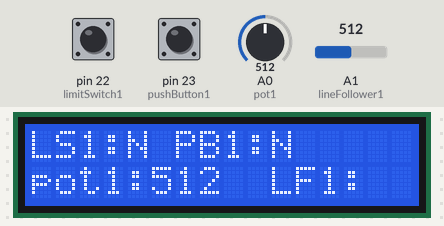
This sketch was run on a simulated Arduino Mega 2560, built with avr-gcc and run on an emulated ATmega2560. On the bench: 16×2 character LCD. The test bench sets the inputs (shaded band); at power-on: A1 (lineFollower1) = 512, pin 22 (limitSwitch1) HIGH, pin 23 (pushButton1) HIGH, A0 (pot1) = 512. What the sketch prints to the serial monitor is not drawn.

Above: at 1.2 s.
1.3 s: A1 (lineFollower1) set to 684
2.8 s: A1 (lineFollower1) set to 713
At 4.0 s:
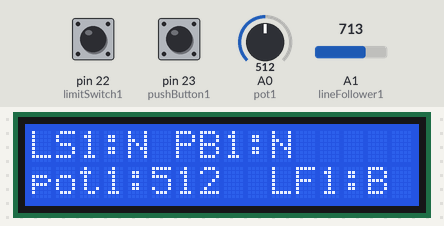
4.3 s: pin 22 (limitSwitch1) pulled LOW for 0.15 s
At 4.37 s:
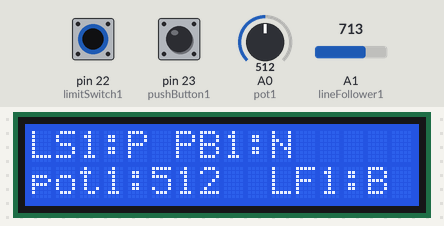
5.9 s: pin 23 (pushButton1) pulled LOW for 0.15 s
At 5.97 s:
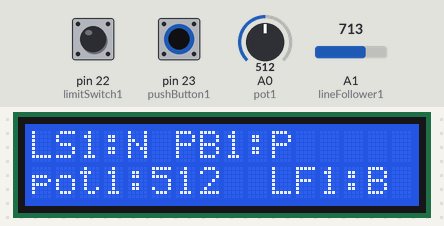
7.5 s: A1 (lineFollower1) set to 206
9.0 s: A1 (lineFollower1) set to 190
At 9.9 s:
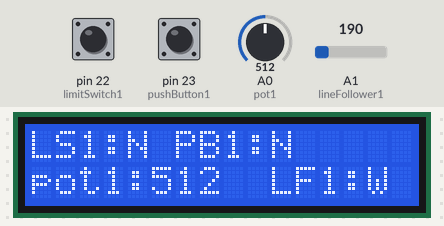
Timing chart, 0 to 11.5 s (numbered marks = the images above; inputs shaded):
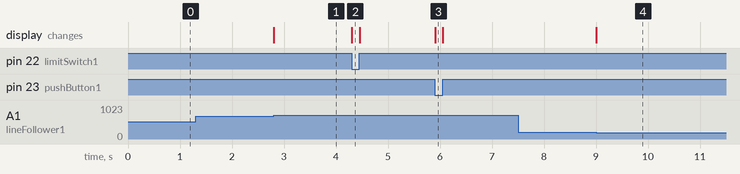

Measured:
- the behaviour switches between 700 and 701 on A1 (lineFollower1) (found by bisection; images 0 and 1)
- the behaviour switches between 200 and 199 on A1 (lineFollower1) (found by bisection; images 3 and 4)
- after the input at 1.3 s, every drawn part: stays the same
- after the input at 2.8 s, the display: changes at once (image 1)
- after the input at 4.3 s, the display: changes at once (image 2)
- after the input at 5.9 s, the display: changes at once (image 3)
- after the input at 7.5 s, every drawn part: stays the same
- after the input at 9.0 s, the display: changes at once (image 4)

The sketch:

LCDSwitchTest.ino
```cpp
#include <LiquidCrystal.h>

LiquidCrystal lcd(40,41,42,43,44,45);
const int limitSwitch1 = 22;
const int pushButton1 = 23;
const int pot1 = A0;
const int lineFollower1 = A1;

void setup(){
  lcd.begin(16, 2); //Define dimensions of LCD
  lcd.clear();  //Start with clear screen
  pinMode(limitSwitch1, INPUT_PULLUP);
  pinMode(pushButton1, INPUT_PULLUP);
  lcd.print("LS1:");
  lcd.setCursor(6,0);
  lcd.print("PB1:");
  lcd.setCursor(0,1);
  lcd.print("pot1:");
  lcd.setCursor(10,1);
  lcd.print("LF1:");
  Serial.begin(9600);
}

void potPrint(){
  if (analogRead(pot1)>1000){
    lcd.setCursor(5,1);
    lcd.print(analogRead(pot1));
  }
  else if((analogRead(pot1)<1000) and (analogRead(pot1)>=100)){
    lcd.setCursor(5,1);
    lcd.print(analogRead(pot1));
    lcd.setCursor(8,1);
    lcd.print(" ");
  }
  else if((analogRead(pot1)<100) and (analogRead(pot1)>=10)){
    lcd.setCursor(5,1);
    lcd.print(analogRead(pot1));
    lcd.setCursor(7,1);
    lcd.print("   ");
  }
  else if (analogRead(pot1)<10){
    lcd.setCursor(5,1);
    lcd.print(analogRead(pot1));
    lcd.setCursor(6,1);
    lcd.print("   ");
  }
}

void switchesPrint(){
  int lswitch1State = digitalRead(limitSwitch1);
  int pbutton1State = digitalRead(pushButton1);
  if (lswitch1State == 0){
    lcd.setCursor(4,0);
    lcd.print("P");
  }
  else if (lswitch1State == 1){
    lcd.setCursor(4,0);
    lcd.print("N");
  }

  if (pbutton1State == 0){
    lcd.setCursor(10,0);
    lcd.print("P");
  }
  else if (pbutton1State == 1){
    lcd.setCursor(10,0);
    lcd.print("N");
  }
}

void lineFollowerPrint(){
  if( (analogRead(lineFollower1)<1000) and (analogRead(lineFollower1)>700)){
  lcd.setCursor(14,1);
  lcd.print("B");
  }
  else if( (analogRead(lineFollower1)<200) and (analogRead(lineFollower1)>0)){
    lcd.setCursor(14,1);
    lcd.print("W");
  }
}

void loop(){
  Serial.println(analogRead(lineFollower1));
  potPrint();
  switchesPrint();
  lineFollowerPrint();

}
```
